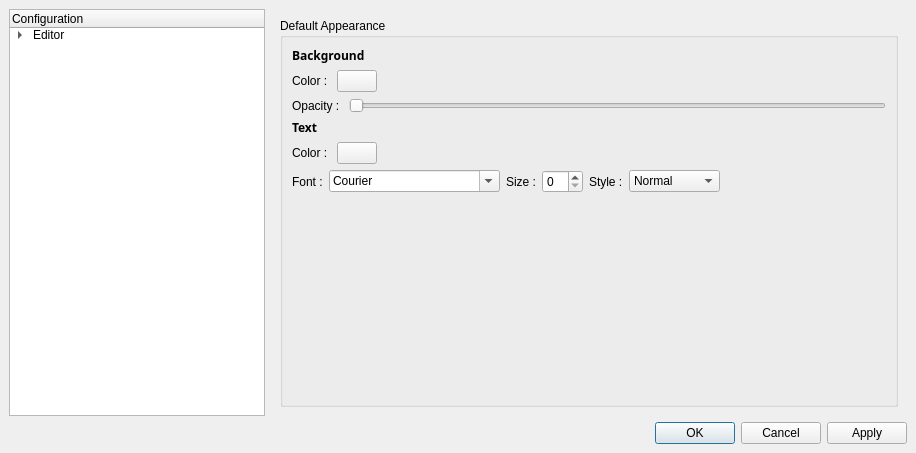
<?xml version="1.0" encoding="UTF-8"?>
<ui version="4.0">
 <class>ConfigureDialog</class>
 <widget class="QDialog" name="ConfigureDialog">
  <property name="geometry">
   <rect>
    <x>0</x>
    <y>0</y>
    <width>916</width>
    <height>453</height>
   </rect>
  </property>
  <property name="windowTitle">
   <string>Configuration</string>
  </property>
  <property name="windowIcon">
   <iconset>
    <normaloff>.</normaloff>.</iconset>
  </property>
  <layout class="QVBoxLayout">
   <property name="spacing">
    <number>6</number>
   </property>
   <property name="leftMargin">
    <number>9</number>
   </property>
   <property name="topMargin">
    <number>9</number>
   </property>
   <property name="rightMargin">
    <number>9</number>
   </property>
   <property name="bottomMargin">
    <number>9</number>
   </property>
   <item>
    <layout class="QHBoxLayout">
     <property name="spacing">
      <number>6</number>
     </property>
     <property name="leftMargin">
      <number>0</number>
     </property>
     <property name="topMargin">
      <number>0</number>
     </property>
     <property name="rightMargin">
      <number>0</number>
     </property>
     <property name="bottomMargin">
      <number>0</number>
     </property>
     <item>
      <widget class="QTreeWidget" name="configureSelect">
       <property name="alternatingRowColors">
        <bool>true</bool>
       </property>
       <property name="selectionBehavior">
        <enum>QAbstractItemView::SelectItems</enum>
       </property>
       <column>
        <property name="text">
         <string>Configuration</string>
        </property>
       </column>
       <item>
        <property name="text">
         <string>Editor</string>
        </property>
        <item>
         <property name="text">
          <string>Appearance</string>
         </property>
        </item>
       </item>
      </widget>
     </item>
     <item>
      <widget class="QStackedWidget" name="configurePane">
       <property name="sizePolicy">
        <sizepolicy hsizetype="Preferred" vsizetype="Preferred">
         <horstretch>1</horstretch>
         <verstretch>0</verstretch>
        </sizepolicy>
       </property>
       <property name="currentIndex">
        <number>0</number>
       </property>
       <widget class="QWidget" name="editor_appearance">
        <layout class="QVBoxLayout">
         <property name="spacing">
          <number>6</number>
         </property>
         <property name="leftMargin">
          <number>9</number>
         </property>
         <property name="topMargin">
          <number>9</number>
         </property>
         <property name="rightMargin">
          <number>9</number>
         </property>
         <property name="bottomMargin">
          <number>9</number>
         </property>
         <item>
          <widget class="QGroupBox" name="groupBox">
           <property name="title">
            <string>Default Appearance</string>
           </property>
           <layout class="QVBoxLayout">
            <property name="spacing">
             <number>6</number>
            </property>
            <property name="leftMargin">
             <number>9</number>
            </property>
            <property name="topMargin">
             <number>9</number>
            </property>
            <property name="rightMargin">
             <number>9</number>
            </property>
            <property name="bottomMargin">
             <number>9</number>
            </property>
            <item>
             <widget class="QLabel" name="label">
              <property name="text">
               <string>&lt;html&gt;&lt;head&gt;&lt;meta name=&quot;qrichtext&quot; content=&quot;1&quot; /&gt;&lt;/head&gt;&lt;body style=&quot; white-space: pre-wrap; font-family:Sans Serif; font-size:9pt; font-weight:400; font-style:normal; text-decoration:none;&quot;&gt;&lt;p style=&quot; margin-top:0px; margin-bottom:0px; margin-left:0px; margin-right:0px; -qt-block-indent:0; text-indent:0px;&quot;&gt;&lt;span style=&quot; font-weight:600;&quot;&gt;Background&lt;/span&gt;&lt;/p&gt;&lt;/body&gt;&lt;/html&gt;</string>
              </property>
             </widget>
            </item>
            <item>
             <layout class="QHBoxLayout">
              <property name="spacing">
               <number>6</number>
              </property>
              <property name="leftMargin">
               <number>0</number>
              </property>
              <property name="topMargin">
               <number>0</number>
              </property>
              <property name="rightMargin">
               <number>0</number>
              </property>
              <property name="bottomMargin">
               <number>0</number>
              </property>
              <item>
               <widget class="QLabel" name="label_2">
                <property name="text">
                 <string>Color : </string>
                </property>
               </widget>
              </item>
              <item>
               <widget class="QPushButton" name="bgColor">
                <property name="sizePolicy">
                 <sizepolicy hsizetype="Fixed" vsizetype="Fixed">
                  <horstretch>0</horstretch>
                  <verstretch>0</verstretch>
                 </sizepolicy>
                </property>
                <property name="maximumSize">
                 <size>
                  <width>50</width>
                  <height>16777215</height>
                 </size>
                </property>
                <property name="text">
                 <string/>
                </property>
               </widget>
              </item>
              <item>
               <spacer>
                <property name="orientation">
                 <enum>Qt::Horizontal</enum>
                </property>
                <property name="sizeHint" stdset="0">
                 <size>
                  <width>0</width>
                  <height>20</height>
                 </size>
                </property>
               </spacer>
              </item>
             </layout>
            </item>
            <item>
             <layout class="QHBoxLayout">
              <property name="spacing">
               <number>6</number>
              </property>
              <property name="leftMargin">
               <number>0</number>
              </property>
              <property name="topMargin">
               <number>0</number>
              </property>
              <property name="rightMargin">
               <number>0</number>
              </property>
              <property name="bottomMargin">
               <number>0</number>
              </property>
              <item>
               <widget class="QLabel" name="label_3">
                <property name="text">
                 <string>Opacity : </string>
                </property>
                <property name="margin">
                 <number>0</number>
                </property>
               </widget>
              </item>
              <item>
               <widget class="QSlider" name="bgOpacity">
                <property name="orientation">
                 <enum>Qt::Horizontal</enum>
                </property>
               </widget>
              </item>
             </layout>
            </item>
            <item>
             <widget class="QLabel" name="label_4">
              <property name="text">
               <string>&lt;html&gt;&lt;head&gt;&lt;meta name=&quot;qrichtext&quot; content=&quot;1&quot; /&gt;&lt;style type=&quot;text/css&quot;&gt;
p, li { white-space: pre-wrap; }
&lt;/style&gt;&lt;/head&gt;&lt;body style=&quot; font-family:Sans Serif; font-size:9pt; font-weight:400; font-style:normal; text-decoration:none;&quot;&gt;
&lt;p style=&quot; margin-top:0px; margin-bottom:0px; margin-left:0px; margin-right:0px; -qt-block-indent:0; text-indent:0px; font-family:Sans;&quot;&gt;&lt;span style=&quot; font-weight:600;&quot;&gt;Text&lt;/span&gt;&lt;/p&gt;&lt;/body&gt;&lt;/html&gt;</string>
              </property>
             </widget>
            </item>
            <item>
             <layout class="QHBoxLayout">
              <property name="spacing">
               <number>6</number>
              </property>
              <property name="leftMargin">
               <number>0</number>
              </property>
              <property name="topMargin">
               <number>0</number>
              </property>
              <property name="rightMargin">
               <number>0</number>
              </property>
              <property name="bottomMargin">
               <number>0</number>
              </property>
              <item>
               <widget class="QLabel" name="label_5">
                <property name="text">
                 <string>Color : </string>
                </property>
               </widget>
              </item>
              <item>
               <widget class="QPushButton" name="fgColor">
                <property name="sizePolicy">
                 <sizepolicy hsizetype="Fixed" vsizetype="Fixed">
                  <horstretch>0</horstretch>
                  <verstretch>0</verstretch>
                 </sizepolicy>
                </property>
                <property name="maximumSize">
                 <size>
                  <width>50</width>
                  <height>16777215</height>
                 </size>
                </property>
                <property name="text">
                 <string/>
                </property>
               </widget>
              </item>
              <item>
               <spacer>
                <property name="orientation">
                 <enum>Qt::Horizontal</enum>
                </property>
                <property name="sizeHint" stdset="0">
                 <size>
                  <width>0</width>
                  <height>20</height>
                 </size>
                </property>
               </spacer>
              </item>
             </layout>
            </item>
            <item>
             <layout class="QHBoxLayout">
              <property name="spacing">
               <number>6</number>
              </property>
              <property name="leftMargin">
               <number>0</number>
              </property>
              <property name="topMargin">
               <number>0</number>
              </property>
              <property name="rightMargin">
               <number>0</number>
              </property>
              <property name="bottomMargin">
               <number>0</number>
              </property>
              <item>
               <widget class="QLabel" name="label_6">
                <property name="text">
                 <string>Font :</string>
                </property>
               </widget>
              </item>
              <item>
               <widget class="QFontComboBox" name="fgFont">
                <property name="fontFilters">
                 <set>QFontComboBox::MonospacedFonts</set>
                </property>
               </widget>
              </item>
              <item>
               <widget class="QLabel" name="label_7">
                <property name="text">
                 <string>Size :</string>
                </property>
               </widget>
              </item>
              <item>
               <widget class="QSpinBox" name="fgFontSize"/>
              </item>
              <item>
               <widget class="QLabel" name="label_8">
                <property name="text">
                 <string>Style :</string>
                </property>
               </widget>
              </item>
              <item>
               <widget class="QComboBox" name="fgFontStyle">
                <item>
                 <property name="text">
                  <string>Normal</string>
                 </property>
                </item>
                <item>
                 <property name="text">
                  <string>Italic</string>
                 </property>
                </item>
                <item>
                 <property name="text">
                  <string>Bold</string>
                 </property>
                </item>
                <item>
                 <property name="text">
                  <string>Italic + Bold</string>
                 </property>
                </item>
               </widget>
              </item>
              <item>
               <spacer>
                <property name="orientation">
                 <enum>Qt::Horizontal</enum>
                </property>
                <property name="sizeType">
                 <enum>QSizePolicy::Expanding</enum>
                </property>
                <property name="sizeHint" stdset="0">
                 <size>
                  <width>0</width>
                  <height>20</height>
                 </size>
                </property>
               </spacer>
              </item>
             </layout>
            </item>
            <item>
             <spacer>
              <property name="orientation">
               <enum>Qt::Vertical</enum>
              </property>
              <property name="sizeHint" stdset="0">
               <size>
                <width>520</width>
                <height>31</height>
               </size>
              </property>
             </spacer>
            </item>
           </layout>
          </widget>
         </item>
        </layout>
       </widget>
      </widget>
     </item>
    </layout>
   </item>
   <item>
    <widget class="QDialogButtonBox" name="buttonBox">
     <property name="orientation">
      <enum>Qt::Horizontal</enum>
     </property>
     <property name="standardButtons">
      <set>QDialogButtonBox::Apply|QDialogButtonBox::Cancel|QDialogButtonBox::Ok</set>
     </property>
    </widget>
   </item>
  </layout>
 </widget>
 <resources/>
 <connections>
  <connection>
   <sender>buttonBox</sender>
   <signal>accepted()</signal>
   <receiver>ConfigureDialog</receiver>
   <slot>accept()</slot>
   <hints>
    <hint type="sourcelabel">
     <x>227</x>
     <y>431</y>
    </hint>
    <hint type="destinationlabel">
     <x>157</x>
     <y>274</y>
    </hint>
   </hints>
  </connection>
  <connection>
   <sender>buttonBox</sender>
   <signal>rejected()</signal>
   <receiver>ConfigureDialog</receiver>
   <slot>reject()</slot>
   <hints>
    <hint type="sourcelabel">
     <x>295</x>
     <y>437</y>
    </hint>
    <hint type="destinationlabel">
     <x>286</x>
     <y>274</y>
    </hint>
   </hints>
  </connection>
 </connections>
</ui>
